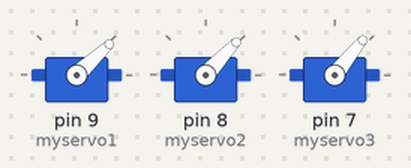
Simulated run of this sketch. Board: Arduino Uno, built with avr-gcc and run on an emulated ATmega328P. On the bench: 3 × servo.

Above: at 0.1 s.
Timing chart, 0 to 40.0 s (numbered marks = the images above):
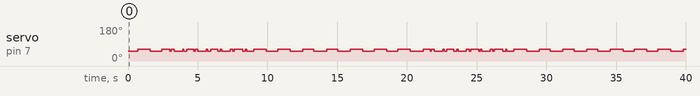

The sketch:

excitationTiltPRBS_BT.ino
```cpp
#define UP 1
#define DOWN 2

#include <Servo.h>

// PRBS generator based on Galois LFSR algorithm
class PRBSGenerator {
public:
    PRBSGenerator(unsigned int seed) : state(seed) {}

    bool operator()() {
        bool feedback = (state & 0x1) ^ ((state & 0x2) >> 1);
        state = (state >> 1) | (feedback ? 0x80000000 : 0);
        return feedback;
    }

private:
    unsigned int state;
};

// Servos definition
Servo myservo1;
Servo myservo2;
Servo myservo3;

// Mode definition
int mode;
int a;

// Positions
float qB, qC, qA;

// Calibrate offsets
float offset1 = -4;
float offset2 = 0;
float offset3 = 4;

// Control parameters
float lowPos = 47;
float highPos = 57;

void setup() {
  // initialize serial
  Serial.begin(115200);

  // positions initialization
  qA = lowPos;
  qB = lowPos;
  qC = lowPos;

  // servos setup
  myservo1.attach(9);
  myservo2.attach(8);
  myservo3.attach(7);
  updateServos(qB, qC, qA);

  // mode initialization
  mode = DOWN;
  a = 1;
}

void loop() {
  PRBSGenerator prbs(millis());

  bool prbs_output = prbs();

  switch (mode) {
    case UP:
      qA = highPos;
      qB = lowPos;
      qC = lowPos;
      updateServos(qB, qC, qA);
      if (!prbs_output) {
        mode = DOWN;
      }
      break;

    case DOWN:
      qA = lowPos;
      qB = lowPos;
      qC = lowPos;
      updateServos(qB, qC, qA);
      if (prbs_output) {
        mode = UP;
      }
      break;

      }

      delay(100);

}

void updateServos(float qB, float qC, float qA) {
  myservo1.write(qB + offset1);
  myservo2.write(qC + offset2);
  myservo3.write(qA + offset3);
}

void delayMix() {
  if (a == 1) {
    delay(50);
   a = 2;
  }
  else if (a == 2) {
    delay(75);
    a = 3;
  }
  else {
    delay(100);
    a = 1;
  }
}
```

Measured:
- by itself, servo on pin 7 (myservo3): moves between 51° and 61°, repeating every 18.6 s
